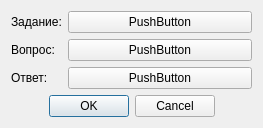
<?xml version="1.0" encoding="UTF-8"?>
<ui version="4.0">
 <class>EditFontsDialog</class>
 <widget class="QDialog" name="EditFontsDialog">
  <property name="geometry">
   <rect>
    <x>0</x>
    <y>0</y>
    <width>263</width>
    <height>116</height>
   </rect>
  </property>
  <property name="windowTitle">
   <string>Шрифты</string>
  </property>
  <layout class="QVBoxLayout" name="verticalLayout">
   <item>
    <layout class="QFormLayout" name="formLayout">
     <property name="labelAlignment">
      <set>Qt::AlignLeading|Qt::AlignLeft|Qt::AlignVCenter</set>
     </property>
     <property name="formAlignment">
      <set>Qt::AlignLeading|Qt::AlignLeft|Qt::AlignTop</set>
     </property>
     <item row="0" column="0">
      <widget class="QLabel" name="label">
       <property name="text">
        <string>Задание:</string>
       </property>
      </widget>
     </item>
     <item row="0" column="1">
      <widget class="QPushButton" name="btnTask">
       <property name="sizePolicy">
        <sizepolicy hsizetype="Expanding" vsizetype="Fixed">
         <horstretch>0</horstretch>
         <verstretch>0</verstretch>
        </sizepolicy>
       </property>
       <property name="text">
        <string>PushButton</string>
       </property>
      </widget>
     </item>
     <item row="1" column="0">
      <widget class="QLabel" name="label_2">
       <property name="text">
        <string>Вопрос:</string>
       </property>
      </widget>
     </item>
     <item row="1" column="1">
      <widget class="QPushButton" name="btnQuest">
       <property name="sizePolicy">
        <sizepolicy hsizetype="Expanding" vsizetype="Fixed">
         <horstretch>0</horstretch>
         <verstretch>0</verstretch>
        </sizepolicy>
       </property>
       <property name="text">
        <string>PushButton</string>
       </property>
      </widget>
     </item>
     <item row="2" column="0">
      <widget class="QLabel" name="label_3">
       <property name="text">
        <string>Ответ:</string>
       </property>
      </widget>
     </item>
     <item row="2" column="1">
      <widget class="QPushButton" name="btnAnsw">
       <property name="sizePolicy">
        <sizepolicy hsizetype="Expanding" vsizetype="Fixed">
         <horstretch>0</horstretch>
         <verstretch>0</verstretch>
        </sizepolicy>
       </property>
       <property name="text">
        <string>PushButton</string>
       </property>
      </widget>
     </item>
    </layout>
   </item>
   <item>
    <widget class="QDialogButtonBox" name="buttonBox">
     <property name="orientation">
      <enum>Qt::Horizontal</enum>
     </property>
     <property name="standardButtons">
      <set>QDialogButtonBox::Cancel|QDialogButtonBox::Ok</set>
     </property>
     <property name="centerButtons">
      <bool>true</bool>
     </property>
    </widget>
   </item>
  </layout>
 </widget>
 <resources/>
 <connections>
  <connection>
   <sender>buttonBox</sender>
   <signal>accepted()</signal>
   <receiver>EditFontsDialog</receiver>
   <slot>accept()</slot>
   <hints>
    <hint type="sourcelabel">
     <x>248</x>
     <y>254</y>
    </hint>
    <hint type="destinationlabel">
     <x>157</x>
     <y>274</y>
    </hint>
   </hints>
  </connection>
  <connection>
   <sender>buttonBox</sender>
   <signal>rejected()</signal>
   <receiver>EditFontsDialog</receiver>
   <slot>reject()</slot>
   <hints>
    <hint type="sourcelabel">
     <x>316</x>
     <y>260</y>
    </hint>
    <hint type="destinationlabel">
     <x>286</x>
     <y>274</y>
    </hint>
   </hints>
  </connection>
 </connections>
</ui>
